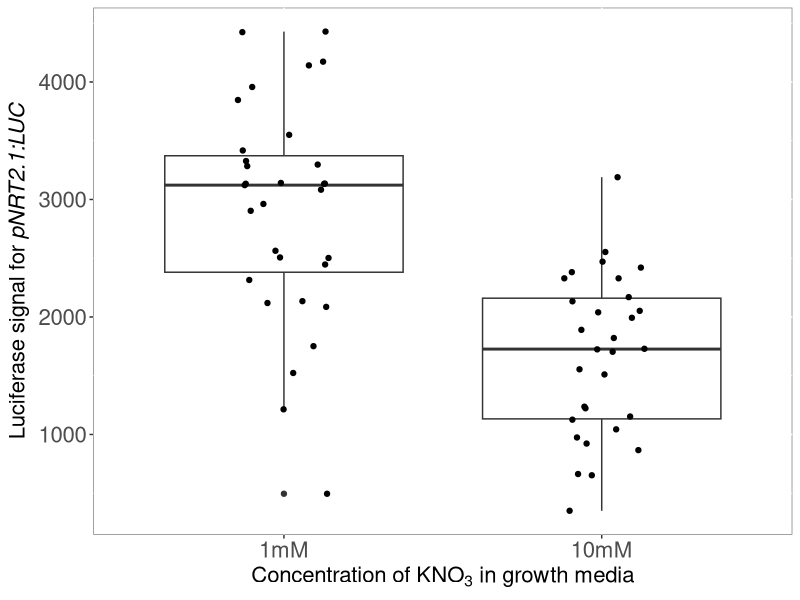
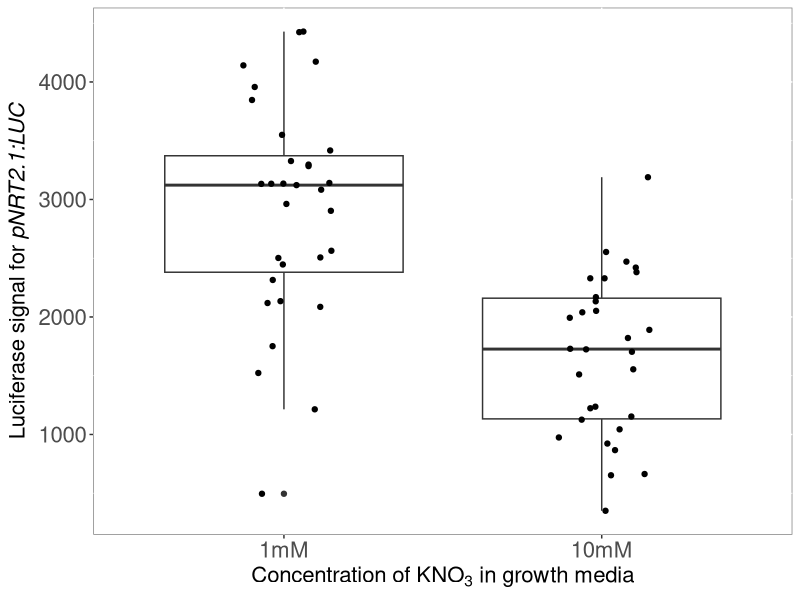

Recreate these plots in R, in order.
## ---- chunk 1
knitr::opts_chunk$set(echo = TRUE)
## ---- chunk 2
library(tidyverse)
library(ggpubr)
library(RColorBrewer)
## ---- chunk 3
luc_SC13 <- read_tsv("SC13_1mM_10mM_distribution/20220324_SC_13_9D_analyse.txt") 


luc_SC13_norm <- mutate(luc_SC13, RawIntDenDivArea=raw_integrated_density/area) %>% 
  filter(seedling=="background") %>% 
  group_by(KNO3, plate) %>% 
  summarise(MeanBack=mean(RawIntDenDivArea)) %>% 
  full_join(luc_SC13, by=c(  "KNO3"="KNO3", "plate"="plate")) %>% 
  mutate(RawIntDen_NormBack= raw_integrated_density-(MeanBack*area)) %>% 
  mutate(root_length_mm= length/4,
         RawIntDen_NormBack_NormLen=RawIntDen_NormBack/root_length_mm) %>% 
  filter(seedling!="background")

## ---- chunk 4

mutate(luc_SC13_norm, KNO3=factor(KNO3, levels=c("1mM", "10mM"))) %>% 
ggplot( aes(x=KNO3, y=RawIntDen_NormBack_NormLen)) +
  geom_boxplot()+
  geom_jitter(height=0, width=0.15) +
  xlab(bquote('Concentration of KNO'[3]*' in growth media')) +
  ylab(expression(paste("Luciferase signal for ", italic("pNRT2.1:LUC")))) +
  theme(legend.text=element_text(size=16),legend.title = element_text(size=16, face="bold"), 
        axis.text=element_text(size=16), axis.title=element_text(size=16),
        plot.title = element_text(size=20,face="bold"),
        panel.background = element_rect(fill = "white", colour = "grey50"))

ggsave("Distribution_1mM_10mM_SC13.jpg", height = 4.3, width = 4.8)

## ---- chunk 5

group_by(luc_SC13_norm, KNO3) %>% 
  summarise(meanKNO3=(mean(RawIntDen_NormBack_NormLen)),
            diffQuartiles=quantile(RawIntDen_NormBack_NormLen, 0.75)/quantile(RawIntDen_NormBack_NormLen, 0.25)) 

# 2906.896/1673.501= 1.737015

